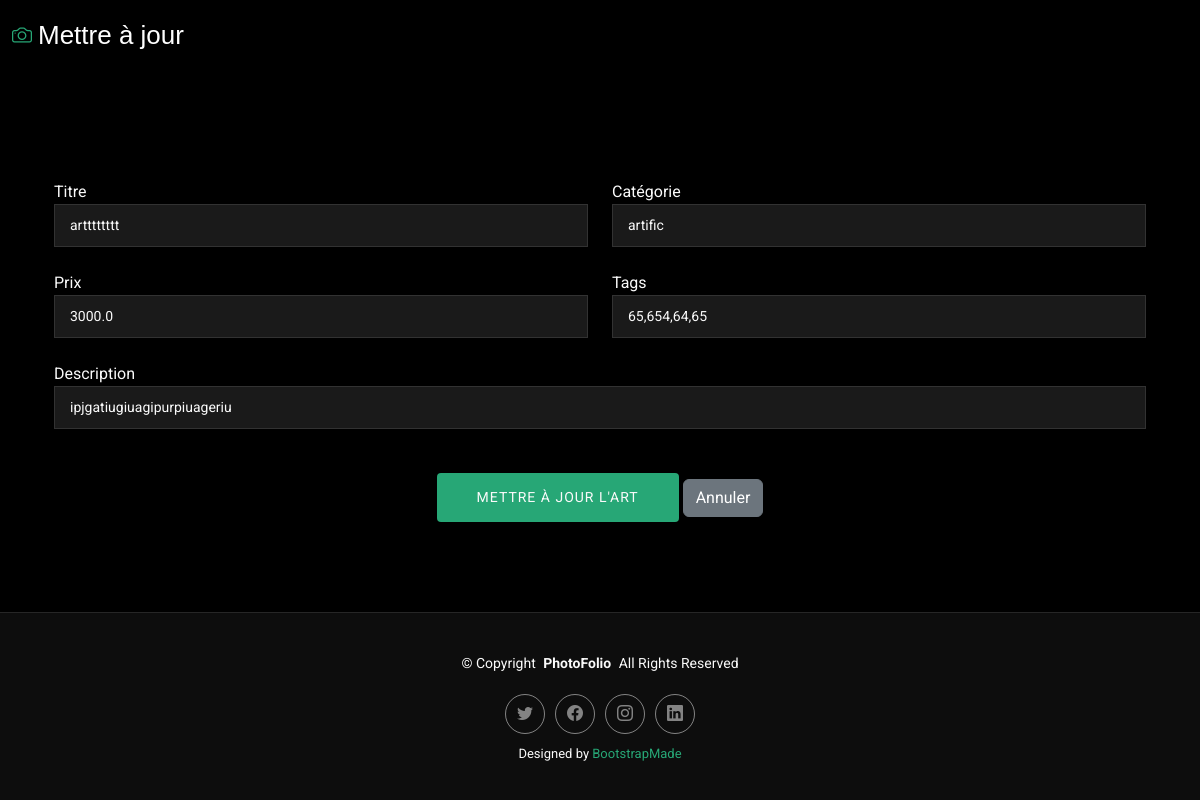
Screenshot of /arts/update/20 with the database file from the repository.
### arts/models.py (models this page shows, shortened)
class Art(models.Model):
    id = models.AutoField(primary_key=True)
    owner = models.ForeignKey(User, on_delete=models.CASCADE, related_name='arts')
    title = models.CharField(max_length=100, unique=True)
    description = models.TextField(blank=True, null=True)
    category = models.CharField(max_length=50, blank=True, null=True)
    tags = models.TextField(blank=True, null=True)
    created_at = models.DateTimeField(auto_now_add=True)
    price = models.FloatField(null=False, default= 0)
    file = models.FileField(
        upload_to='arts/img/',
        validators=[
            FileExtensionValidator(
                allowed_extensions=['png', 'jpg', 'jpeg', 'gif', 'jfif', 'mp4', 'avi', 'mov', 'webm'],
                message=(
                    "Le fichier doit être une vidéo (.avi, .mp4, .mov, .webm) "
                    "ou une image (.jpg, .png, .gif, .jfif)"
                )
            )
        ]
    )

### arts/views.py (the view, shortened to what this page needs)
# urls.py: path('update/<int:pk>', UpdateArtView.as_view(), name='update_art'),
class UpdateArtView(UpdateView):
    model = Art
    template_name = "art_update.html"  # Template de mise à jour de l'œuvre
    form_class = UpdateArt
    context_object_name = 'art'

### arts/forms.py (shortened to what this page needs)
class UpdateArt(forms.ModelForm):
    class Meta:
        model = Art
        fields = ['title', 'category', 'price', 'tags', 'description']

### arts/templates/art_update.html (shortened to what this page needs)
{% load static %}
<!DOCTYPE html>
<html lang="fr">
<head>
  <link href="{% static 'assets/vendor/bootstrap/css/bootstrap.min.css'%}" rel="stylesheet">
  <link href="{% static 'assets/vendor/bootstrap-icons/bootstrap-icons.css' %}" rel="stylesheet">
  <link href="{% static 'assets/vendor/aos/aos.css' %}" rel="stylesheet">
  <link href="{% static 'assets/vendor/glightbox/css/glightbox.min.css' %}" rel="stylesheet">
  <link href="{% static 'assets/vendor/swiper/swiper-bundle.min.css' %}" rel="stylesheet">
  <link href="{% static 'assets/css/main.css'%}" rel="stylesheet">
</head>
<body class="index-page">
  <header id="header" class="header d-flex align-items-center sticky-top">
    <div class="container-fluid position-relative d-flex align-items-center justify-content-between">
        <a href="{% url 'list_arts' %}" class="logo d-flex align-items-center me-auto me-xl-0">
            <i class="bi bi-camera"></i>
            <h1 class="sitename">Mettre à jour</h1>
        </a>
    </div>
  </header>
  <main class="main">
    <div class="container mt-5">
      <section id="contact" class="contact section">
        <div class="container aos-init aos-animate" data-aos="fade-up" data-aos-delay="100">
          <div class="info-wrap aos-init aos-animate" data-aos="fade-up" data-aos-delay="200">
            <div class="row gy-5">
          </div>
          <form method="post" class="php-email-form aos-init aos-animate" data-aos="fade-up" data-aos-delay="300">
            <div class="row gy-4">
              <div class="col-md-6">
                <label for="titre">Titre</label>
                <input type="text" name="title" class="form-control" placeholder="Titre" value="{{ form.title.value|default_if_none:'' }}">
              </div>
              <div class="col-md-6">
                <label for="category">Catégorie</label>
                <input type="text" name="category" class="form-control" placeholder="Catégorie" value="{{ form.category.value|default_if_none:'' }}">
              </div>
              <div class="col-md-6">
                <label for="price">Prix</label>
                <input type="text" name="price" class="form-control" placeholder="Prix" value="{{ form.price.value|default_if_none:'' }}">
              </div>
              <div class="col-md-6">
                <label for="tags">Tags</label>
                <input type="text" name="tags" class="form-control" placeholder="Tags" value="{{ form.tags.value|default_if_none:'' }}">
              </div>
              <div class="col-md-12">
                <label for="description">Description</label>
                <input type="text" name="description" class="form-control" placeholder="Description" value="{{ form.description.value|default_if_none:'' }}">
              </div>
              <div class="col-md-12 text-center">
                <button type="submit">Mettre à jour l'Art</button>
                <button type="button" class="btn btn-secondary" onclick="window.location.href='{% url 'list_arts' %}'">Annuler</button>
              </div>
            </div>
          </form>
        </div>
      </section>
      </div>
  </main>
  <footer id="footer" class="footer">
    <div class="container">
      <div class="copyright text-center">
        <p>© <span>Copyright</span> <strong class="px-1 sitename">PhotoFolio</strong> <span>All Rights Reserved</span></p>
      </div>
      <div class="social-links d-flex justify-content-center">
        <a href="#"><i class="bi bi-twitter"></i></a>
        <a href="#"><i class="bi bi-facebook"></i></a>
        <a href="#"><i class="bi bi-instagram"></i></a>
        <a href="#"><i class="bi bi-linkedin"></i></a>
      </div>
      <div class="credits">
        Designed by <a href="https://bootstrapmade.com/">BootstrapMade</a>
      </div>
    </div>
  </footer>
</body>
</html>

### static/assets/css/main.css (style rules this page uses)
:root { --default-font: "Roboto", system-ui, -apple-system, "Segoe UI", Roboto, "Helvetica Neue", Arial, "Noto Sans", "Liberation Sans", sans-serif, "Apple Color Emoji", "Segoe UI Emoji", "Segoe UI Symbol", "Noto Color Emoji"; --heading-font: "Cardo", sans-serif; --nav-font: "Inter", sans-serif; }
:root { --background-color: #000000; --default-color: #fafafa; --heading-color: #ffffff; --accent-color: #27a776; --surface-color: #1a1a1a; --contrast-color: #ffffff; }
:root { --nav-color: rgba(255, 255, 255, 0.5); --nav-hover-color: #ffffff; --nav-mobile-background-color: #1a1a1a; --nav-dropdown-background-color: #1a1a1a; --nav-dropdown-color: rgba(255, 255, 255, 0.5); --nav-dropdown-hover-color: #ffffff; }
:root { scroll-behavior: smooth; }
body { color: var(--default-color); background-color: var(--background-color); font-family: var(--default-font); }
a { color: var(--accent-color); text-decoration: none; transition: 0.3s; }
h1, h2, h3, h4, h5, h6 { color: var(--heading-color); font-family: var(--heading-font); }
.header { color: var(--default-color); background-color: var(--background-color); padding: 20px 0; transition: all 0.5s; z-index: 997; border-bottom: 1px solid var(--background-color); }
.header .logo { line-height: 1; }
.header .logo h1 { font-size: 32px; margin: 0; font-weight: 400; color: var(--heading-color); }
.header .logo i { font-size: 28px; margin-right: 6px; }
@media (max-width: 1200px) { .header .logo { order: 1; } }
@media (max-width: 1200px) { .header .logo h1 { font-size: 26px; } }
@media (max-width: 1200px) { .header .logo i { font-size: 20px; } }
.footer { --background-color: color-mix(in srgb, var(--default-color), transparent 95%); border-top: 1px solid color-mix(in srgb, var(--default-color), transparent 90%); color: var(--default-color); background-color: var(--background-color); font-size: 14px; padding: 40px 0; position: relative; }
.footer .copyright p { margin-bottom: 0; }
.footer .social-links { margin-top: 20px; }
.footer .social-links a { display: flex; align-items: center; justify-content: center; width: 40px; height: 40px; border-radius: 50%; border: 1px solid color-mix(in srgb, var(--default-color), transparent 50%); font-size: 16px; color: color-mix(in srgb, var(--default-color), transparent 50%); margin: 0 5px; transition: 0.3s; }
.footer .credits { margin-top: 10px; font-size: 13px; text-align: center; }
section, .section { color: var(--default-color); background-color: var(--background-color); padding: 60px 0; scroll-margin-top: 100px; overflow: clip; }
.contact .info-wrap { margin-bottom: 30px; }
.contact .php-email-form input[type=text], .contact .php-email-form input[type=email], .contact .php-email-form textarea { font-size: 14px; padding: 10px 15px; box-shadow: none; border-radius: 0; color: var(--default-color); background-color: var(--surface-color); border-color: color-mix(in srgb, var(--default-color), transparent 80%); }
.contact .php-email-form input[type=text]::placeholder, .contact .php-email-form input[type=email]::placeholder, .contact .php-email-form textarea::placeholder { color: color-mix(in srgb, var(--default-color), transparent 70%); }
.contact .php-email-form button[type=submit] { color: var(--default-color); background: var(--accent-color); font-weight: 400; font-size: 14px; display: inline-block; margin-top: 20px; padding: 14px 40px; border: 0; border-radius: 4px; transition: 0.5s; text-transform: uppercase; letter-spacing: 1px; }

### rows the page displays
Art: title "artttttttt", category "artific", price "3000.0", tags "65,654,64,65", description "ipjgatiugiuagipurpiuageriu"
